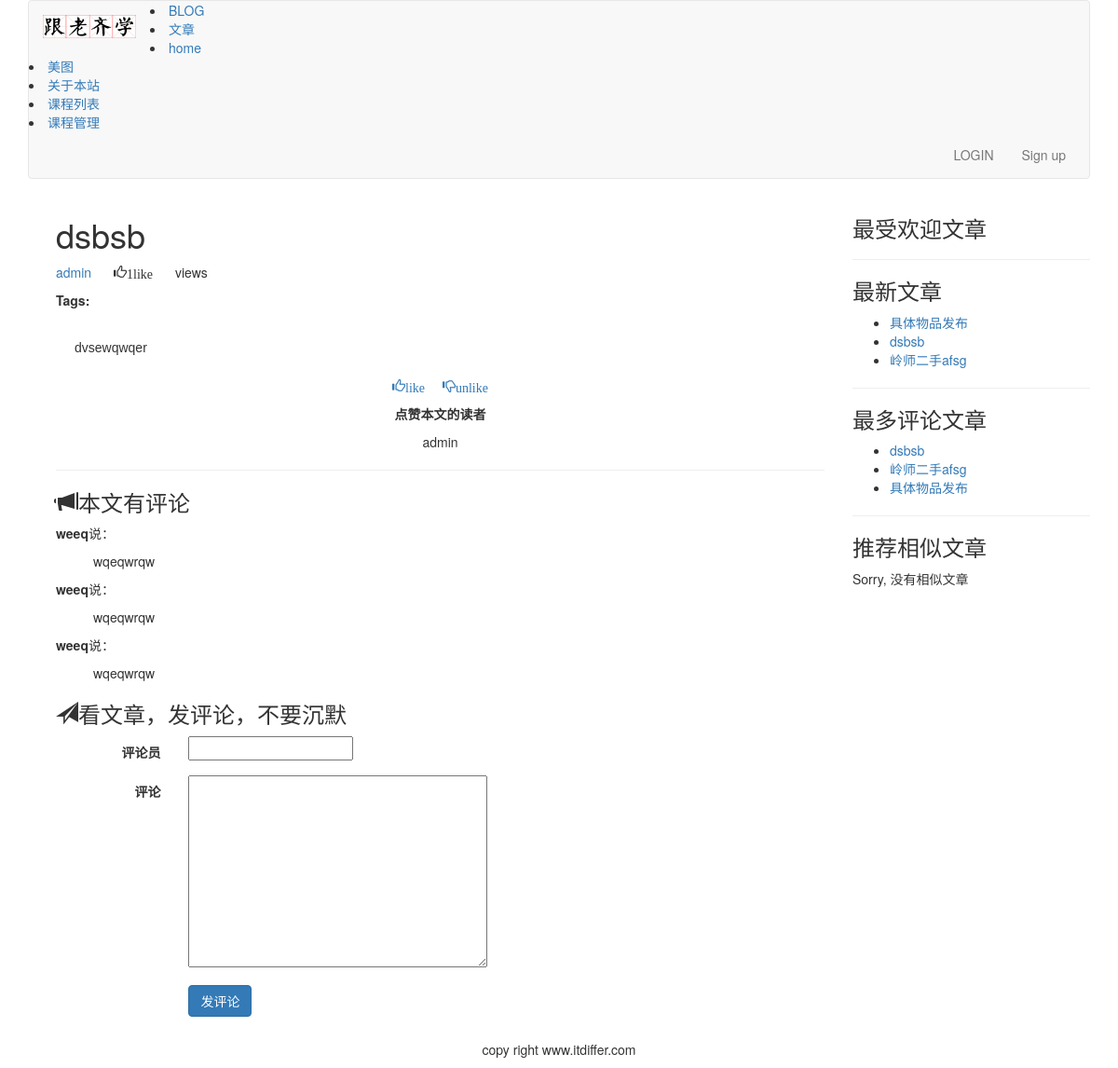
The app's page /article/article-detail/4/dsbsb/, older data.
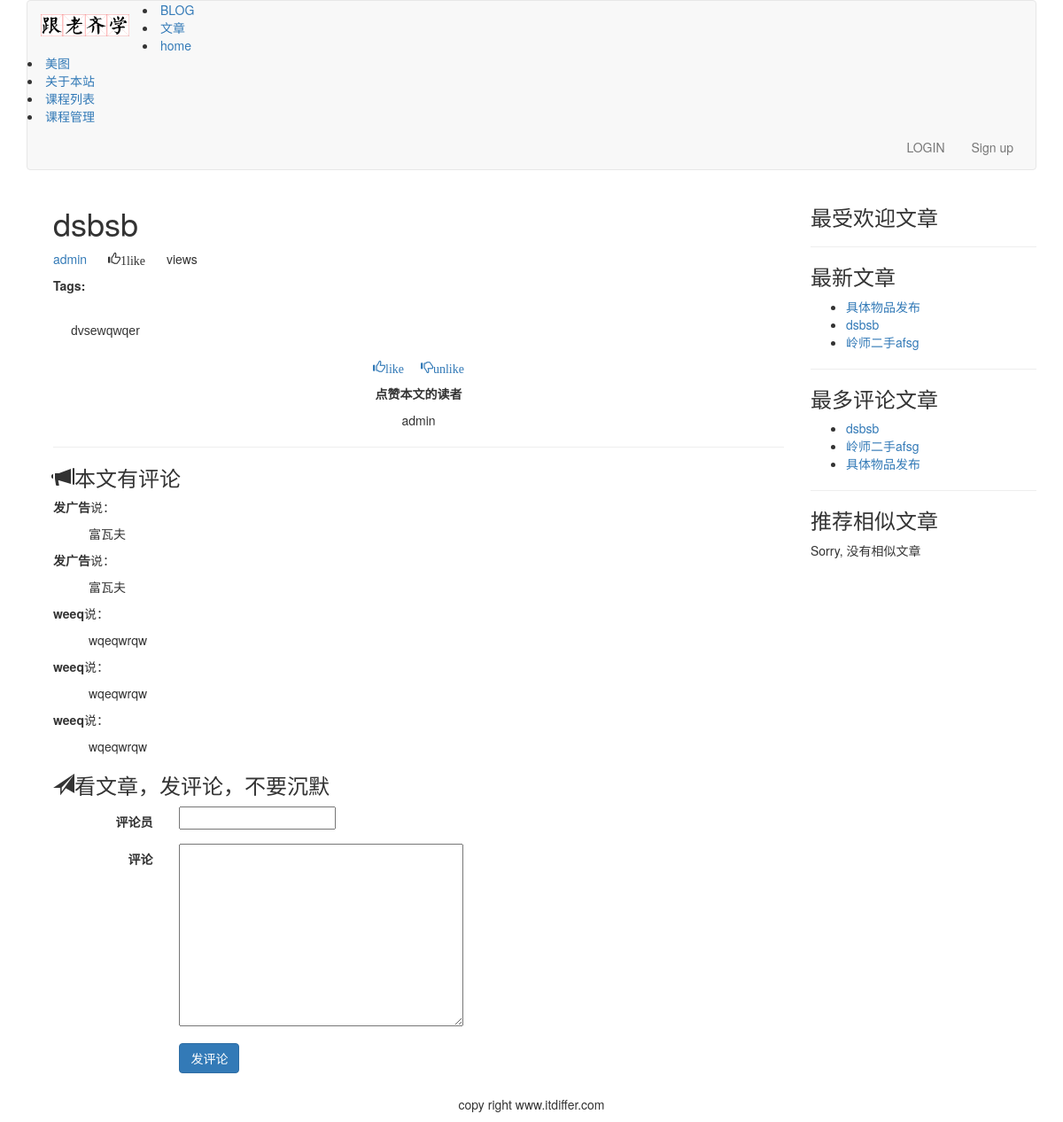
The same page, newer data.
### article/models.py (models this page shows, shortened)
class Comment(models.Model):
    article = models.ForeignKey(ArticlePost, related_name="comments",on_delete=models.CASCADE)
    commentator = models.CharField(max_length=90)
    body = models.TextField()
    created = models.DateTimeField(auto_now_add=True)
    class Meta:
        ordering = ('-created',)

class ArticlePost(models.Model):
    author = models.ForeignKey(User,on_delete=models.CASCADE, related_name="article")
    title = models.CharField(max_length=200)
    slug = models.SlugField(max_length=500)
    column = models.ForeignKey(ArticleColumn, on_delete=models.CASCADE,related_name="article_column")
    body = models.TextField()
    created = models.DateTimeField(default=timezone.now)
    updated = models.DateTimeField(auto_now=True)
    users_like = models.ManyToManyField(User, related_name="articles_like", blank=True)
    article_tag = models.ManyToManyField(ArticleTag, related_name='article_tag', blank=True)
    class Meta:
        ordering = ("-updated",)
        index_together = (('id', 'slug'),)
    def get_url_path(self):
        return reverse("article:article_content", args=[self.id, self.slug])

### article/list_views.py (the view)
# urls.py: path('article-detail/<int:id>/<slug:slug>/', list_views.article_detail, name='article_detail'),
def article_detail(request, id, slug):
    article = get_object_or_404(ArticlePost, id=id, slug=slug)
    total_views = r.incr("article:{}:views".format(article.id))
    r.zincrby('article_ranking', article.id, 1)
    article_ranking = r.zrange('article_ranking', 0, -1, desc=True)[:10]
    article_ranking_ids = [int(id) for id in article_ranking]
    most_viewed = list(ArticlePost.objects.filter(id__in=article_ranking_ids))
    print(most_viewed)
    most_viewed.sort(key=lambda x: article_ranking_ids.index(x.id))
    print(most_viewed)
    if request.method == "POST":
        comment_form = CommentForm(data=request.POST)
        if comment_form.is_valid():
            new_comment = comment_form.save(commit=False)
            new_comment.article = article
            new_comment.save()
    else:
        comment_form = CommentForm()
    article_tags_ids = article.article_tag.values_list("id", flat=True)
    similar_articles = ArticlePost.objects.filter(article_tag__in=article_tags_ids).exclude(id=article.id)
    similar_articles = similar_articles.annotate(same_tags=Count("article_tag")).order_by('-same_tags', '-created')[:4]
    return render(request, "article/list/article_detail.html", {"article":article, "total_views":total_views, "most_viewed": most_viewed, "comment_form":comment_form, "similar_articles":similar_articles})

### article/forms.py
class CommentForm(forms.ModelForm):
    class Meta:
        model = Comment
        fields = ("commentator", "body",)

### article/templatetags/article_tags.py (called while the page is built)
@register.inclusion_tag('article/list/latest_articles.html')
def latest_articles(n=5):
    latest_articles = ArticlePost.objects.order_by("-created")[:n]
    return {"latest_articles": latest_articles}

@register.simple_tag
def most_commented_articles(n=3):
    return ArticlePost.objects.annotate(total_comments=Count('comments')).order_by("-total_comments")[:n]

@register.filter(name='markdown')
def markdown_filter(text):
    return mark_safe(markdown.markdown(text))

### templates/article/list/article_detail.html (shortened to what this page needs)
{% extends "base.html" %}
{% load article_tags %}
{% load static %}
{% block content %}
{% with total_likes=article.users_like.count users_like=article.users_like.all %}
<div class="container">
<div class="col-md-9">
    <header>
        <h1>{{ article.title }}</h1>
        <p>
            <a href="{% url 'article:author_articles' article.author.username %}">
                {{ article.author.username }}
            </a>
            <span style="margin-left:20px" class="glyphicon glyphicon-thumbs-up">{{ total_likes }}like{{ total_likes | pluralize }}</span>
            <span style="margin-left: 20px">{{ total_views }}view{{ total_views | pluralize }}</span>
        </p>
        <p> <span style="margin-right: 10px"><strong>Tags:</strong></span> {{ article.article_tag.all | join:", "}}</p>
    </header>
    <link rel="stylesheet" href="{% static 'editor/css/editormd.preview.css' %}" />
    <div id='editormd-view'>
{{ article.body | markdown }}
    </div>
     <div>
        <p class="text-center">
            <a onclick="like_article({{article.id}}, 'like')" href="#"><span class="glyphicon glyphicon-thumbs-up">like</span></a>
            <a onclick="like_article({{article.id}}, 'unlike')" href="#"><span style="margin-left: 15px;" class="glyphicon glyphicon-thumbs-down">unlike</span></a>
        </p>
    </div>
    <div>
        <p class="text-center"><strong>点赞本文的读者</strong></p>
        {% for user in article.users_like.all %}
        <p class="text-center">{{ user.username }}</p>
        {% empty %}
        <p class="text-center">还没有人对此文章表态</p>
        {% endfor %}
    </div>
    <hr>
    <div>
        <h3><span class="glyphicon glyphicon-bullhorn"></span>本文有{{ comments.count }}评论</h3>
        {% for comment in article.comments.all %}
        <div>
            <p><strong>{{ comment.commentator }}</strong>说：</p>
            <p style="margin-left:40px;">{{ comment.body }}</p>
        </div>
        {% empty %}
        <p>没有评论</p>
        {% endfor %}
        <h3><span class="glyphicon glyphicon-send"></span>看文章，发评论，不要沉默</h3>
        <form action="." method="post" class="form-horizontal" role="form">{% csrf_token %}
            <div class="form-group">
                <label for="inputEmail3" class="col-sm-2 control-label">评论员</label>
                <div class="col-sm-10">
                    {{ comment_form.commentator}}
                </div>
            </div>
            <div class="form-group">
                <label for="inputEmail3" class="col-sm-2 control-label">评论</label>
                <div class="col-sm-10">
                    {{ comment_form.body }}
                </div>
            </div>
            <div class="form-group">
                <div class="col-sm-offset-2 col-sm-10">
                    <p><input type="submit" name="" value="发评论" class="btn btn-primary"></p>
                </div>
            </div>
        </form>
    </div>
</div>
<div class="col-md-3">
    <p class="text-center"><h3>最受欢迎文章</h3></p>
    <hr>
    <p class="text-center"><h3>最新文章</h3></p>
    <div>{% latest_articles  %}</div>
    <hr>
    <p class="text-center"><h3>最多评论文章</h3></p>
    {% most_commented_articles as most_comments %}
    <div><ul>
        {% for comment_article in most_comments %}
        <li>
            <a href="{{comment_article.get_url_path}}">{{ comment_article.title }}</a>
        </li>
        {% endfor %}
    </ul></div>
    <hr>
    <p class="text-center"><h3>推荐相似文章</h3></p>
    <div>
        {% for similar in similar_articles %}
        <p><a href="{{ similar.get_url_path }}">{{ similar.title }}</a></p>
        {% empty %}
        <p>Sorry, 没有相似文章</p>
        {% endfor %}
    </div>
</div>
</div>
{% endwith %}
{% endblock %}

### templates/article/list/latest_articles.html
<ul>
    {% for article in latest_articles %}
    <li>
    	<a href="{{ article.get_url_path }}">{{ article.title }}</a>
    </li>
    {% endfor %}
</ul>

Row changes from the older to the newer data that the page shows:
added Comment: commentator "发广告", body "富瓦夫"
added Comment: commentator "发广告", body "富瓦夫"
